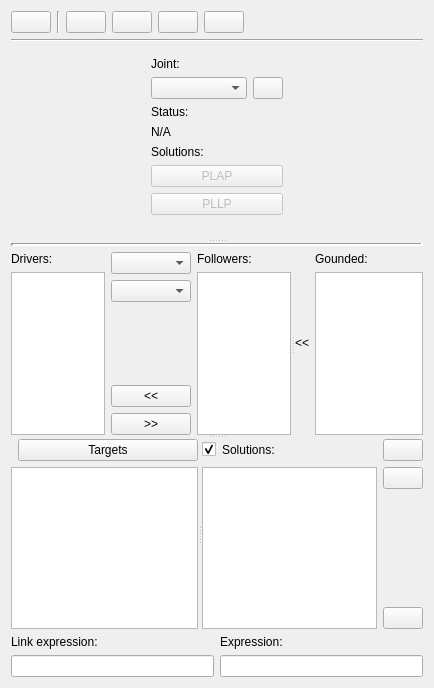
<?xml version="1.0" encoding="UTF-8"?>
<ui version="4.0">
 <class>Form</class>
 <widget class="QWidget" name="Form">
  <property name="geometry">
   <rect>
    <x>0</x>
    <y>0</y>
    <width>434</width>
    <height>688</height>
   </rect>
  </property>
  <property name="windowTitle">
   <string>Form</string>
  </property>
  <property name="windowIcon">
   <iconset resource="../../../icons.qrc">
    <normaloff>:/icons/configure.png</normaloff>:/icons/configure.png</iconset>
  </property>
  <layout class="QVBoxLayout" name="verticalLayout_12">
   <item>
    <layout class="QHBoxLayout" name="horizontalLayout_4">
     <item>
      <widget class="QPushButton" name="add_collection_button">
       <property name="statusTip">
        <string>Turn this structure diagram back to structure collections.</string>
       </property>
       <property name="icon">
        <iconset resource="../../../icons.qrc">
         <normaloff>:/icons/structure.png</normaloff>:/icons/structure.png</iconset>
       </property>
      </widget>
     </item>
     <item>
      <widget class="Line" name="line_5">
       <property name="orientation">
        <enum>Qt::Vertical</enum>
       </property>
      </widget>
     </item>
     <item>
      <widget class="QPushButton" name="load_button">
       <property name="statusTip">
        <string>Triangular iteration data and common structure data collections.</string>
       </property>
       <property name="icon">
        <iconset resource="../../../icons.qrc">
         <normaloff>:/icons/collections.png</normaloff>:/icons/collections.png</iconset>
       </property>
      </widget>
     </item>
     <item>
      <widget class="QPushButton" name="clear_button">
       <property name="statusTip">
        <string>Create a new iteration profile.</string>
       </property>
       <property name="icon">
        <iconset resource="../../../icons.qrc">
         <normaloff>:/icons/clean.png</normaloff>:/icons/clean.png</iconset>
       </property>
      </widget>
     </item>
     <item>
      <widget class="QPushButton" name="save_button">
       <property name="statusTip">
        <string>Save this iteration profile to data collections.</string>
       </property>
       <property name="icon">
        <iconset resource="../../../icons.qrc">
         <normaloff>:/icons/save_file.png</normaloff>:/icons/save_file.png</iconset>
       </property>
      </widget>
     </item>
     <item>
      <widget class="QPushButton" name="clipboard_button">
       <property name="statusTip">
        <string>Save this iteration profile to clipboard as a string.</string>
       </property>
       <property name="icon">
        <iconset resource="../../../icons.qrc">
         <normaloff>:/icons/copy.png</normaloff>:/icons/copy.png</iconset>
       </property>
      </widget>
     </item>
     <item>
      <spacer name="horizontalSpacer">
       <property name="orientation">
        <enum>Qt::Horizontal</enum>
       </property>
       <property name="sizeHint" stdset="0">
        <size>
         <width>40</width>
         <height>20</height>
        </size>
       </property>
      </spacer>
     </item>
    </layout>
   </item>
   <item>
    <widget class="Line" name="line">
     <property name="orientation">
      <enum>Qt::Horizontal</enum>
     </property>
    </widget>
   </item>
   <item>
    <widget class="QSplitter" name="splitter">
     <property name="orientation">
      <enum>Qt::Vertical</enum>
     </property>
     <widget class="QWidget" name="horizontalLayoutWidget">
      <layout class="QHBoxLayout" name="main_layout">
       <property name="spacing">
        <number>0</number>
       </property>
       <item>
        <widget class="QWidget" name="joint_panel" native="true">
         <property name="maximumSize">
          <size>
           <width>150</width>
           <height>16777215</height>
          </size>
         </property>
         <layout class="QVBoxLayout" name="verticalLayout_6">
          <item>
           <widget class="QLabel" name="joint_name_label">
            <property name="text">
             <string>Joint:</string>
            </property>
           </widget>
          </item>
          <item>
           <layout class="QHBoxLayout" name="horizontalLayout_5">
            <item>
             <widget class="QComboBox" name="joint_name">
              <property name="statusTip">
               <string>Choose a joint tag to see it's status.</string>
              </property>
             </widget>
            </item>
            <item>
             <widget class="QPushButton" name="add_customization">
              <property name="maximumSize">
               <size>
                <width>30</width>
                <height>16777215</height>
               </size>
              </property>
              <property name="statusTip">
               <string>Customize joints and multiple joints option interface.</string>
              </property>
              <property name="icon">
               <iconset resource="../../../icons.qrc">
                <normaloff>:/icons/properties.png</normaloff>:/icons/properties.png</iconset>
              </property>
             </widget>
            </item>
           </layout>
          </item>
          <item>
           <widget class="QLabel" name="status_show_label">
            <property name="text">
             <string>Status:</string>
            </property>
           </widget>
          </item>
          <item>
           <widget class="QLabel" name="status_show">
            <property name="statusTip">
             <string>Each joint should have a solution to find out it's position.</string>
            </property>
            <property name="text">
             <string>N/A</string>
            </property>
           </widget>
          </item>
          <item>
           <widget class="QLabel" name="solution_label">
            <property name="text">
             <string>Solutions:</string>
            </property>
           </widget>
          </item>
          <item>
           <widget class="QPushButton" name="PLAP_solution">
            <property name="enabled">
             <bool>false</bool>
            </property>
            <property name="text">
             <string>PLAP</string>
            </property>
           </widget>
          </item>
          <item>
           <widget class="QPushButton" name="PLLP_solution">
            <property name="enabled">
             <bool>false</bool>
            </property>
            <property name="text">
             <string>PLLP</string>
            </property>
           </widget>
          </item>
          <item>
           <spacer name="verticalSpacer">
            <property name="orientation">
             <enum>Qt::Vertical</enum>
            </property>
            <property name="sizeHint" stdset="0">
             <size>
              <width>20</width>
              <height>40</height>
             </size>
            </property>
           </spacer>
          </item>
         </layout>
        </widget>
       </item>
      </layout>
     </widget>
     <widget class="QWidget" name="verticalLayoutWidget_2">
      <layout class="QVBoxLayout" name="verticalLayout_7">
       <item>
        <widget class="Line" name="line_3">
         <property name="lineWidth">
          <number>3</number>
         </property>
         <property name="orientation">
          <enum>Qt::Horizontal</enum>
         </property>
        </widget>
       </item>
       <item>
        <widget class="QSplitter" name="splitter_4">
         <property name="orientation">
          <enum>Qt::Vertical</enum>
         </property>
         <widget class="QSplitter" name="splitter_3">
          <property name="orientation">
           <enum>Qt::Horizontal</enum>
          </property>
          <widget class="QWidget" name="layoutWidget">
           <layout class="QHBoxLayout" name="horizontalLayout">
            <item>
             <layout class="QVBoxLayout" name="verticalLayout_2">
              <item>
               <widget class="QLabel" name="driver_label">
                <property name="text">
                 <string>Drivers:</string>
                </property>
               </widget>
              </item>
              <item>
               <widget class="QListWidget" name="driver_list">
                <property name="statusTip">
                 <string>These joints will setup an revolute input. The number of them as same as DOF.</string>
                </property>
               </widget>
              </item>
             </layout>
            </item>
            <item>
             <layout class="QVBoxLayout" name="verticalLayout_11">
              <item>
               <widget class="QComboBox" name="driver_base"/>
              </item>
              <item>
               <widget class="QComboBox" name="driver_rotator"/>
              </item>
              <item>
               <spacer name="verticalSpacer_3">
                <property name="orientation">
                 <enum>Qt::Vertical</enum>
                </property>
                <property name="sizeHint" stdset="0">
                 <size>
                  <width>20</width>
                  <height>40</height>
                 </size>
                </property>
               </spacer>
              </item>
              <item>
               <widget class="QPushButton" name="driver_add">
                <property name="text">
                 <string>&lt;&lt;</string>
                </property>
               </widget>
              </item>
              <item>
               <widget class="QPushButton" name="follower_add">
                <property name="text">
                 <string>&gt;&gt;</string>
                </property>
               </widget>
              </item>
             </layout>
            </item>
            <item>
             <layout class="QVBoxLayout" name="verticalLayout_4">
              <item>
               <widget class="QLabel" name="follower_label">
                <property name="text">
                 <string>Followers:</string>
                </property>
               </widget>
              </item>
              <item>
               <widget class="QListWidget" name="follower_list">
                <property name="statusTip">
                 <string>These joints are on the grounded link, the position of them will generate. So they are don't need to have a solution.</string>
                </property>
               </widget>
              </item>
             </layout>
            </item>
           </layout>
          </widget>
          <widget class="QWidget" name="layoutWidget">
           <layout class="QHBoxLayout" name="horizontalLayout_2">
            <item>
             <widget class="QLabel" name="label">
              <property name="text">
               <string>&lt;&lt;</string>
              </property>
             </widget>
            </item>
            <item>
             <layout class="QVBoxLayout" name="verticalLayout_15">
              <item>
               <widget class="QLabel" name="grounded_label">
                <property name="text">
                 <string>Gounded:</string>
                </property>
               </widget>
              </item>
              <item>
               <widget class="QListWidget" name="grounded_list">
                <property name="statusTip">
                 <string>Set a link as the ground. Existing solutions will be reset.</string>
                </property>
               </widget>
              </item>
             </layout>
            </item>
           </layout>
          </widget>
         </widget>
         <widget class="QSplitter" name="splitter_2">
          <property name="orientation">
           <enum>Qt::Horizontal</enum>
          </property>
          <widget class="QWidget" name="layoutWidget">
           <layout class="QVBoxLayout" name="verticalLayout_3">
            <item>
             <layout class="QHBoxLayout" name="horizontalLayout_7">
              <property name="spacing">
               <number>0</number>
              </property>
              <item>
               <widget class="QLabel" name="target_label">
                <property name="sizePolicy">
                 <sizepolicy hsizetype="Fixed" vsizetype="Preferred">
                  <horstretch>0</horstretch>
                  <verstretch>0</verstretch>
                 </sizepolicy>
                </property>
               </widget>
              </item>
              <item>
               <widget class="QPushButton" name="target_button">
                <property name="text">
                 <string>Targets</string>
                </property>
               </widget>
              </item>
             </layout>
            </item>
            <item>
             <widget class="QListWidget" name="target_list">
              <property name="statusTip">
               <string>Target points will match as the target path of dimensional synthesis.</string>
              </property>
             </widget>
            </item>
           </layout>
          </widget>
          <widget class="QWidget" name="layoutWidget">
           <layout class="QVBoxLayout" name="verticalLayout_10">
            <item>
             <layout class="QHBoxLayout" name="horizontalLayout_6">
              <item>
               <widget class="QCheckBox" name="show_solutions">
                <property name="sizePolicy">
                 <sizepolicy hsizetype="Fixed" vsizetype="Fixed">
                  <horstretch>0</horstretch>
                  <verstretch>0</verstretch>
                 </sizepolicy>
                </property>
                <property name="statusTip">
                 <string>Show triangle sketch on preview window.</string>
                </property>
                <property name="checked">
                 <bool>true</bool>
                </property>
               </widget>
              </item>
              <item>
               <widget class="QLabel" name="expression_list_label">
                <property name="text">
                 <string>Solutions:</string>
                </property>
               </widget>
              </item>
              <item>
               <spacer name="horizontalSpacer_2">
                <property name="orientation">
                 <enum>Qt::Horizontal</enum>
                </property>
                <property name="sizeHint" stdset="0">
                 <size>
                  <width>40</width>
                  <height>20</height>
                 </size>
                </property>
               </spacer>
              </item>
              <item>
               <widget class="QPushButton" name="expression_auto">
                <property name="statusTip">
                 <string>Auto configure solutions.</string>
                </property>
                <property name="icon">
                 <iconset resource="../../../icons.qrc">
                  <normaloff>:/icons/guide.png</normaloff>:/icons/guide.png</iconset>
                </property>
               </widget>
              </item>
             </layout>
            </item>
            <item>
             <layout class="QHBoxLayout" name="horizontalLayout_8">
              <item>
               <widget class="QListWidget" name="expression_list">
                <property name="statusTip">
                 <string>Solutions to find all the positions of joints.</string>
                </property>
               </widget>
              </item>
              <item>
               <layout class="QVBoxLayout" name="verticalLayout_9">
                <item>
                 <widget class="QPushButton" name="expression_clear">
                  <property name="statusTip">
                   <string>Clear all the solutions.</string>
                  </property>
                  <property name="icon">
                   <iconset resource="../../../icons.qrc">
                    <normaloff>:/icons/clean.png</normaloff>:/icons/clean.png</iconset>
                  </property>
                 </widget>
                </item>
                <item>
                 <spacer name="verticalSpacer_2">
                  <property name="orientation">
                   <enum>Qt::Vertical</enum>
                  </property>
                  <property name="sizeHint" stdset="0">
                   <size>
                    <width>20</width>
                    <height>40</height>
                   </size>
                  </property>
                 </spacer>
                </item>
                <item>
                 <widget class="QPushButton" name="expression_pop">
                  <property name="statusTip">
                   <string>Remove the last solution.</string>
                  </property>
                  <property name="icon">
                   <iconset resource="../../../icons.qrc">
                    <normaloff>:/icons/arrow_up.png</normaloff>:/icons/arrow_up.png</iconset>
                  </property>
                 </widget>
                </item>
               </layout>
              </item>
             </layout>
            </item>
           </layout>
          </widget>
         </widget>
        </widget>
       </item>
       <item>
        <layout class="QHBoxLayout" name="horizontalLayout_3">
         <item>
          <layout class="QVBoxLayout" name="verticalLayout">
           <item>
            <widget class="QLabel" name="link_expression_label">
             <property name="text">
              <string>Link expression:</string>
             </property>
            </widget>
           </item>
           <item>
            <widget class="QLineEdit" name="link_expr_show">
             <property name="statusTip">
              <string>Link relative expression.</string>
             </property>
             <property name="readOnly">
              <bool>true</bool>
             </property>
            </widget>
           </item>
          </layout>
         </item>
         <item>
          <layout class="QVBoxLayout" name="verticalLayout_8">
           <item>
            <widget class="QLabel" name="expression_label">
             <property name="text">
              <string>Expression:</string>
             </property>
            </widget>
           </item>
           <item>
            <widget class="QLineEdit" name="expr_show">
             <property name="statusTip">
              <string>Triangular iteration expression.</string>
             </property>
             <property name="readOnly">
              <bool>true</bool>
             </property>
            </widget>
           </item>
          </layout>
         </item>
        </layout>
       </item>
      </layout>
     </widget>
    </widget>
   </item>
  </layout>
  <zorder>splitter</zorder>
  <zorder></zorder>
  <zorder>line</zorder>
 </widget>
 <resources>
  <include location="../../../icons.qrc"/>
 </resources>
 <connections/>
</ui>
